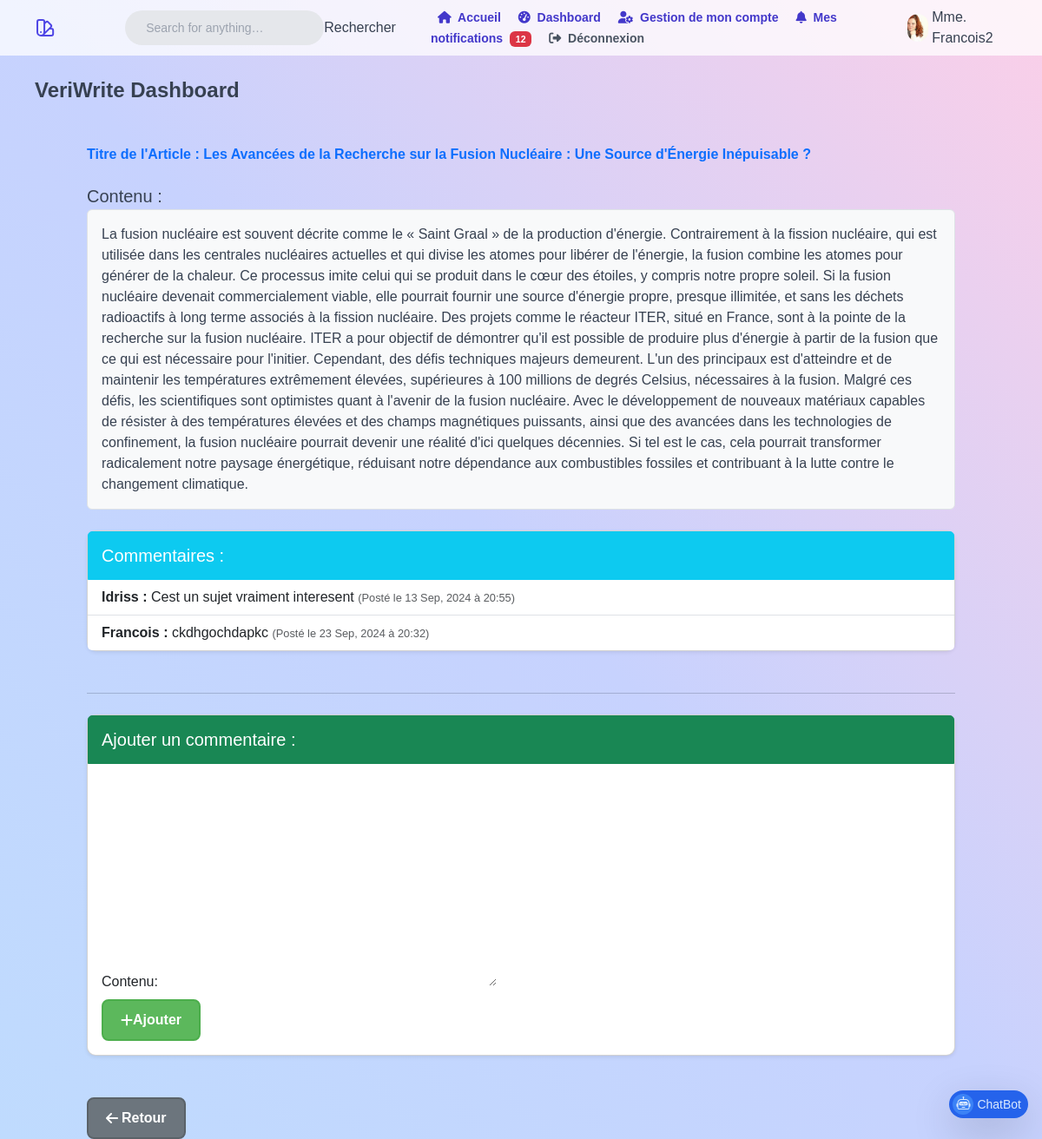
/commentaire/3/ (signed in), run on the app's committed database.
### users/models.py (models this page shows, shortened)
class Utilisateur(AbstractUser):
    ROLE_CHOICES = (
        ('etudiant', 'Étudiant'),
        ('auteur_certifie', 'Auteur Certifié'),
        ('editeur', 'Éditeur'),
        ('admin', 'Admin'),
    )
    SEX_CHOICES = [
        ('Homme', 'Homme'),
        ('Femme', 'Femme'),
        ('Autre', 'Autre'),
    ]
    image = models.ImageField(upload_to='images/',  blank=True, null=True)
    role = models.CharField(max_length=20, choices=ROLE_CHOICES)
    sex = models.CharField(max_length=30, choices=SEX_CHOICES, null=True, blank=True)
    email = models.EmailField(unique=True)
    is_approved = models.BooleanField(null=True, default=None)  # null: en cours de vérification
    has_verified_identity = models.BooleanField(default=False)

class Article(models.Model):
    titre = models.CharField(max_length=255)
    contenu = models.TextField()
    auteur = models.ForeignKey(Utilisateur, on_delete=models.CASCADE, related_name='articles')
    cree_le = models.DateTimeField(auto_now_add=True)
    est_publie = models.BooleanField(null=True, default=None)
    categories = models.ManyToManyField(Categorie, related_name='articles')
    statut_validation = models.CharField(max_length=20, default='en_attente')  # en_attente, approuve, rejete

class Commentaire(models.Model):
    article = models.ForeignKey(Article, on_delete=models.CASCADE, related_name='commentaires')
    utilisateur = models.ForeignKey(Utilisateur, on_delete=models.CASCADE)
    contenu = models.TextField()
    cree_le = models.DateTimeField(auto_now_add=True)
    est_modere = models.BooleanField(default=False)

### users/views.py (the view)
# urls.py: path('commentaire/<int:article_id>/', views.article_commentaire, name='article_commentaire'),
@login_required
def article_commentaire(request, article_id):
    article = get_object_or_404(Article, id=article_id)
    commentaires = article.commentaires.all()  # Récupérer les commentaires de l'article
    if request.method == 'POST':
        form = FormulaireCommentaire(request.POST)
        if form.is_valid():
            nouveau_commentaire = form.save(commit=False)
            nouveau_commentaire.article = article
            nouveau_commentaire.utilisateur = request.user
            nouveau_commentaire.save()
            Notification.objects.create(
                destinataire=article.auteur,
                message=f"Vous avez reçu un nouveau commentaire sur votre article '{article.titre}'.",
                est_commentaire=True
            )
            return redirect('article_commentaire', article_id=article.id)
    else:
        form = FormulaireCommentaire()
    return render(request, 'article_commentaire.html', {
        'article': article,
        'commentaires': commentaires,
        'user': request.user,
        'form': form
    })

### users/forms.py
class FormulaireCommentaire(forms.ModelForm):
    class Meta:
        model = Commentaire
        fields = ['contenu']

### users/context_processors.py (called while the page is built)
def Notification_non_lue(request):
    if request.user.is_authenticated:
        return {
            'Notification_non_lue': Notification.objects.filter(destinataire=request.user, est_lu=False).count()
        }
    return {}

### users/templates/article_commentaire.html (shortened to what this page needs)
{% extends 'index.html' %}
{% block content %}
{% load static %}
<link href="{% static 'css/detail.css' %}" rel="stylesheet" />
<div class="container mt-5">
    <div class="mb-4">
        <h2 class="text-primary mb-4">Titre de l'Article : {{ article.titre }}</h2>
        <p class="lead"><strong>Contenu :</strong></p>
        <p class="p-3 bg-light border rounded">{{ article.contenu }}</p>
    </div>
    <div class="card mb-5 shadow-sm">
        <div class="card-header bg-info text-white border border-info">
            <h3 class="mb-0">Commentaires :</h3>
        </div>
        <ul class="list-group list-group-flush">
            {% for commentaire in commentaires %}
            <li class="list-group-item">
                <p><strong>{{ commentaire.utilisateur.username }} :</strong> {{ commentaire.contenu }}
                   <small class="text-muted">
                   (Posté le {{ commentaire.cree_le|date:"d M, Y à H:i" }})</small>
                </p>
            </li>
            {% empty %}
            <li class="list-group-item">Aucun commentaire pour cet article.</li>
            {% endfor %}
        </ul>
    </div>
<hr><br>
    <div class="card mb-5 shadow-sm">
        <div class="card-header bg-success text-white border border-success">
            <h4 class="mb-0">Ajouter un commentaire :</h4>
        </div>
        <div class="card-body">
            <form method="post">
                <div class="form-group">
                    {{ form.as_p }}
                </div>
                <button type="submit" class="btn-custom btn-ajouter mt-2">
                    <i class="fas fa-plus"></i> Ajouter
                </button>
            </form>
        </div>
    </div>
    <a href="{% url 'dashboard' %}" class="btn-custom btn-retour">
        <i class="fas fa-arrow-left me-1"></i> Retour
    </a>
</div>
{% endblock %}

### templates/index.html (shortened to what this page needs)
<!DOCTYPE html>
{% load static %}
<html lang="en" >
<head>
<link rel="stylesheet" href="https://cdnjs.cloudflare.com/ajax/libs/font-awesome/6.4.0/css/all.min.css"
 />
    <link href="https://cdn.jsdelivr.net/npm/bootstrap@5.3.0/dist/css/bootstrap.min.css" rel="stylesheet"
>
    <link rel="stylesheet" href="https://cdn.jsdelivr.net/npm/bootstrap-icons@1.10.5/font/bootstrap-icons.css">
<link rel='stylesheet' href='https://cdnjs.cloudflare.com/ajax/libs/tailwindcss/2.0.1/tailwind.min.css'><link rel="stylesheet" href="./style.css">
</head>
<body>
<div class="flex flex-col w-screen h-screen overflow-auto text-gray-700 bg-gradient-to-tr from-blue-200 via-indigo-200 to-pink-200">
	<div class="flex items-center flex-shrink-0 w-full h-16 px-10 bg-white bg-opacity-75">
        <form class="flex items-center ml-10" method="GET" action="{% url 'recherche_articles' %}">
		<input class="flex items-center h-10 px-4 ml-10 text-sm bg-gray-200 rounded-full focus:outline-none focus:ring" type="search" name="q" placeholder="Search for anything…">
        <button type="submit">Rechercher</button>
        </form>
		<div class="ml-10">
      <a class="mx-2 text-sm font-semibold text-indigo-700" href="{% url 'acceuil' %}">
        <i class="fas fa-home me-1"></i>
        Accueil
    </a>      {% if user.is_authenticated %}
      <a class="mx-2 text-sm font-semibold text-indigo-700" href="{% url 'dashboard' %}">
        <i class="fas fa-tachometer-alt me-1"></i>
        Dashboard
    </a>
    <a class="mx-2 text-sm font-semibold text-indigo-700" href="{% url 'afficher_mes_informations' %}">
        <i class="fas fa-user-cog me-1"></i>
        Gestion de mon compte
    </a>
      <a class="mx-2 text-sm font-semibold text-indigo-700 " href="{% url 'voir_notifications' %}">
        <i class="fas fa-bell me-1"></i>
        Mes notifications
        {% if Notification_non_lue > 0 %}
        <span class="badge bg-danger ms-1">{{ Notification_non_lue }}</span>
    </a>
    {% endif %}
      <a class="mx-2 text-sm font-semibold text-gray-600 hover:text-indigo-700" href="{% url 'deconnexion' %}">
        <i class="fas fa-sign-out-alt me-1"></i>
        Déconnexion
    </a>
          {% endif %}
		</div>
		<button class="flex items-center justify-center w-8 h-8 ml-auto overflow-hidden rounded-full cursor-pointer">
      {% if user.image %}
          <img src="{{ user.image.url }}" alt="{{ user.username }}" class="object-cover w-full h-full">
      {% else %}
          <img src="{% static 'images/default-avatar.jpeg' %}" alt="Default Avatar" class="object-cover w-full h-full">
      {% endif %}
  </button>
  <span> {% if user.sex == 'Homme'%}Mr. {% elif user.sex == 'Femme' %}Mme. {%endif%} {{ user.username }} </span>
	</div>
	<div class="px-10 mt-6">
		<h1 class="text-2xl font-bold">VeriWrite Dashboard</h1>
	</div>
    {% block content %}
    {% endblock %}
</div>
<a class="fixed bottom-0 right-0 flex items-center justify-center h-8 pl-1 pr-2 mb-6 mr-4 text-blue-100 bg-blue-600 rounded-full shadow-lg hover:bg-blue-600" href="{% url 'chatbot' %}">
	<div class="flex items-center justify-center w-6 h-6 bg-blue-500 rounded-full">
        <i class="bi bi-robot"></i>
    </div>
	<span class="ml-1 text-sm leading-none">ChatBot</span>
</a>
</body>
</html>

### static/css/style.css (style rules this page uses)
body { font-family: 'Poppins', sans-serif; color: #0c0c0c; background-color: #ffffff; }
a, a:hover, a:focus { text-decoration: none; }

### static/css/detail.css (style rules this page uses)
.btn-custom { display: inline-flex; align-items: center; justify-content: center; padding: 10px 20px; font-size: 16px; font-weight: 600; border-radius: 8px; text-decoration: none; transition: all 0.3s ease; cursor: pointer; }
.btn-ajouter { background-color: #5cb85c; color: white; border: 2px solid #4cae4c; }
.btn-retour { background-color: #6c757d; color: white; border: 2px solid #5a6268; }
h2 { color: #007bff; font-weight: bold; }
.card-header { font-size: 20px; padding: 15px; }
.card-body { font-size: 16px; }
.card { border-radius: 10px; box-shadow: 0px 4px 10px rgba(0, 0, 0, 0.1); }

### data on the page
Utilisateur: image (picture), username "Francois2"
Article: titre "Les Avancées de la Recherche sur la Fusion Nucléaire : Une Source d'Énergie Inépuisable ?", contenu "La fusion nucléaire est souvent décrite comme le « Saint Graal » de la production d'énergie. Contrairement à la fission nucléaire, qui est utilisée dans les centrales nucléaires actuelles et qui divise les atomes pour libérer de l'énergie, la fusion combine les atomes pour générer de la chaleur. Ce processus imite celui qui se produit dans le cœur des étoiles, y compris notre propre soleil. Si la fusion nucléaire devenait commercialement viable, elle pourrait fournir une source d'énergie propre, presque illimitée, et sans les déchets radioactifs à long terme associés à la fission nucléaire. Des projets comme le réacteur ITER, situé en France, sont à la pointe de la recherche sur la fusion…"
Commentaire: utilisateur.username "Idriss", contenu "Cest un sujet vraiment interesent", cree_le "13 Sep, 2024 à 20:55"
Commentaire: utilisateur.username "Francois", contenu "ckdhgochdapkc", cree_le "23 Sep, 2024 à 20:32"

### other printed values
{{ Notification_non_lue }} "12"
